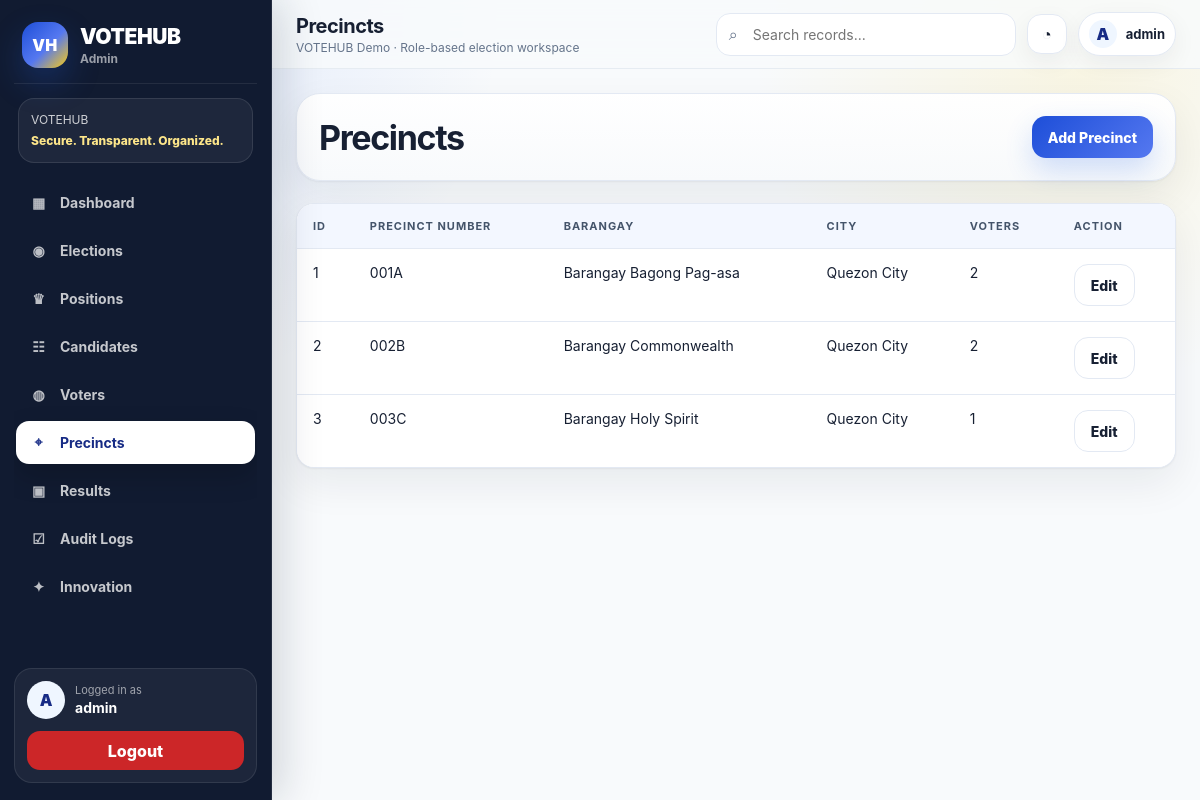
The app's page /admin/precincts.php (signed in) with its own data.
### tables this page shows
CREATE TABLE precincts (
    precinct_id INT AUTO_INCREMENT PRIMARY KEY,
    precinct_number VARCHAR(50) NOT NULL,
    barangay VARCHAR(100) NOT NULL,
    city VARCHAR(100) NOT NULL,
    UNIQUE KEY unique_precinct (precinct_number, barangay, city)
);

### includes/functions.php (called while the page is built, shortened)
<?php
function h($value) {
    return htmlspecialchars((string)$value, ENT_QUOTES, 'UTF-8');
}
?>

### admin/precincts.php (the view, shortened to what this page needs)
<?php
require_once __DIR__ . '/../includes/functions.php';
$precincts = $pdo->query('SELECT p.*, COUNT(v.voter_id) AS voter_count FROM precincts p LEFT JOIN voters v ON p.precinct_id=v.precinct_id GROUP BY p.precinct_id ORDER BY p.city, p.barangay, p.precinct_number')->fetchAll();
include __DIR__ . '/../includes/header.php'; include __DIR__ . '/../includes/sidebar.php';
?>
<div class="page-header"><h1>Precincts</h1><a class="btn" href="<?= BASE_URL ?>/admin/add_precinct.php">Add Precinct</a></div>
<div class="card table-wrap"><table>
<tr><th>ID</th><th>Precinct Number</th><th>Barangay</th><th>City</th><th>Voters</th><th>Action</th></tr>
<?php foreach ($precincts as $p): ?>
<tr><td><?= h($p['precinct_id']) ?></td><td><?= h($p['precinct_number']) ?></td><td><?= h($p['barangay']) ?></td><td><?= h($p['city']) ?></td><td><?= h($p['voter_count']) ?></td><td><a class="btn btn-light" href="<?= BASE_URL ?>/admin/edit_precinct.php?id=<?= $p['precinct_id'] ?>">Edit</a></td></tr>
<?php endforeach; ?>
</table></div>
<?php include __DIR__ . '/../includes/footer.php'; ?>

### assets/css/style.css (style rules this page uses)
:root { --bg: #f8fafc; --bg-soft: #eef4ff; --surface: #ffffff; --surface-2: #f8fafc; --text: #172033; --muted: #65748b; --border: #e3e9f3; --primary: #1d4ed8; --primary-dark: #172b85; --primary-soft: #dbeafe; --navy: #111b31; --navy-2: #1d2b4a; --accent-yellow: #facc15; --accent-red: #dc2626; --success: #16a34a; --warning: #f59e0b; --danger: #dc2626; --shadow-card: 0 1px 2px rgba(15, 23, 42, 0.05), 0 16px 40px rgba(15, 23, 42, 0.07); --shadow-soft: 0 8px 24px rgba(15, 23, 42, 0.06); --radius: 18px; --radius-lg: 26px; }
* { box-sizing: border-box; }
html { scroll-behavior: smooth; }
body { margin: 0; font-family: Inter, ui-sans-serif, system-ui, -apple-system, BlinkMacSystemFont, "Segoe UI", Arial, sans-serif; background: radial-gradient(circle at 8% 0%, rgba(37, 99, 235, 0.12), transparent 30%), radial-gradient(circle at 90% 8%, rgba(250, 204, 21, 0.11), transparent 25%), var(--bg); color: var(--text); min-height: 100vh; }
a { color: inherit; text-decoration: none; }
button, .btn { display: inline-flex; align-items: center; justify-content: center; gap: 8px; min-height: 42px; padding: 10px 16px; border: 0; border-radius: 14px; background: linear-gradient(135deg, var(--primary), #5578f0); color: #fff; font-size: 14px; font-weight: 850; cursor: pointer; box-shadow: 0 12px 28px rgba(37,99,235,0.20); transition: transform .18s ease, box-shadow .18s ease, opacity .18s ease; }
.btn-light { background: #fff; color: var(--text); border: 1px solid var(--border); box-shadow: none; }
.page-header { display: flex; justify-content: space-between; align-items: center; gap: 18px; margin-bottom: 22px; padding: 22px; border: 1px solid var(--border); border-radius: 24px; background: linear-gradient(180deg, rgba(255,255,255,0.96), rgba(248,250,252,0.94)); box-shadow: var(--shadow-card); }
.page-header h1 { margin: 0; font-size: clamp(25px, 3vw, 34px); letter-spacing: -0.04em; }
.card { margin-bottom: 22px; padding: 22px; border: 1px solid var(--border); border-radius: 24px; background: rgba(255,255,255,0.94); box-shadow: var(--shadow-card); }
.table-wrap { overflow-x: auto; border: 1px solid var(--border); border-radius: 18px; background: #fff; }
.table-wrap.card { padding: 0; }
table { width: 100%; min-width: 760px; border-collapse: collapse; background: #fff; }
th, td { padding: 15px 16px; border-bottom: 1px solid var(--border); text-align: left; vertical-align: top; font-size: 14px; }
th { color: #44546a; font-size: 11px; text-transform: uppercase; letter-spacing: .09em; background: #f3f7ff; }
tr:last-child td { border-bottom: 0; }

### records on screen
precincts: precinct_id "1", precinct_number "001A", barangay "Barangay Bagong Pag-asa", city "Quezon City", voter_count "2"
precincts: precinct_id "2", precinct_number "002B", barangay "Barangay Commonwealth", city "Quezon City", voter_count "2"
precincts: precinct_id "3", precinct_number "003C", barangay "Barangay Holy Spirit", city "Quezon City", voter_count "1"

### other values on screen
$roleLabel ?: 'User' "Admin"
substr($name, 0, 1) "A"
$name "admin"
$pageTitleDisplay "Precincts"
